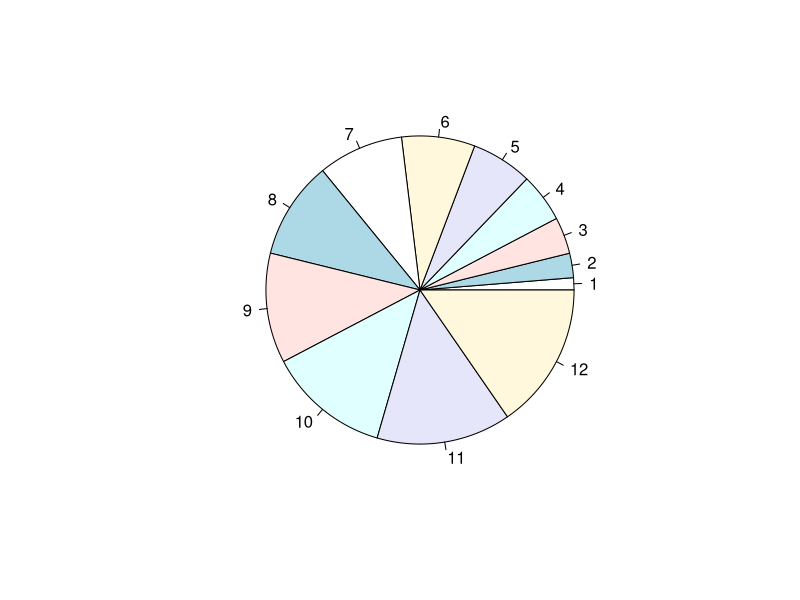
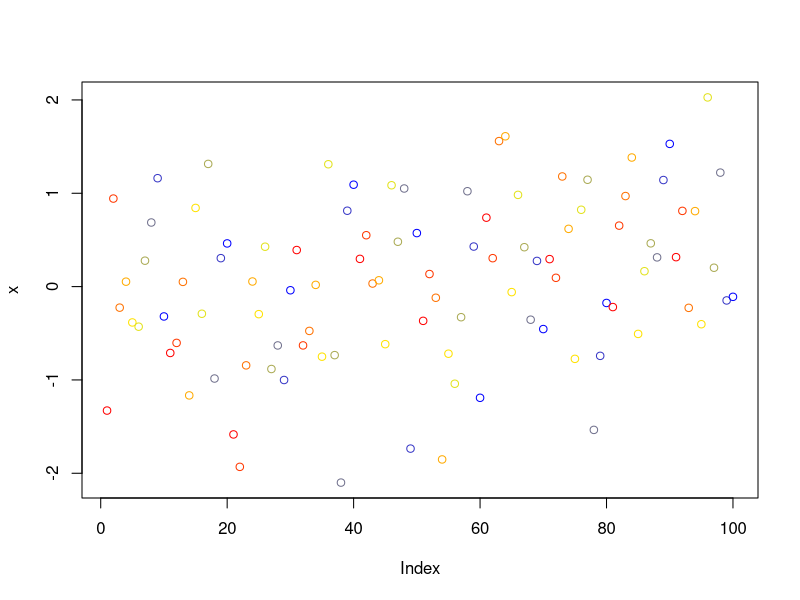
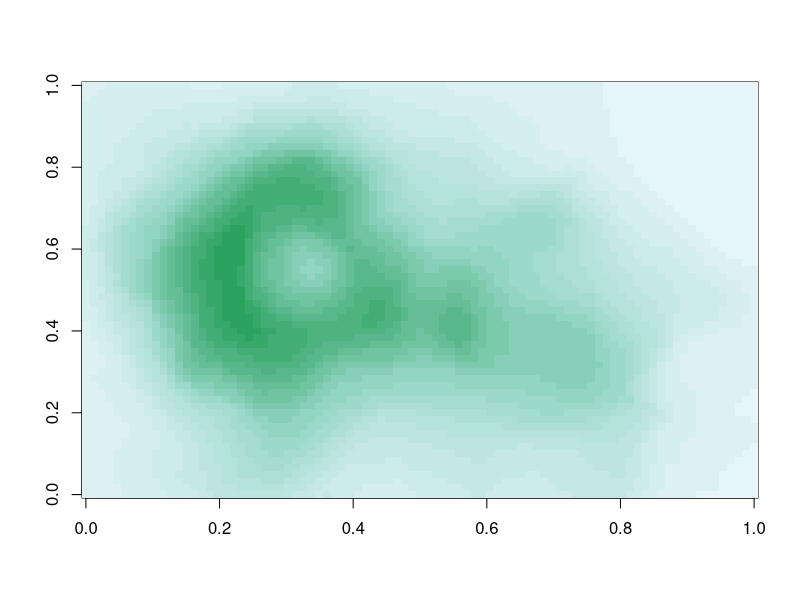
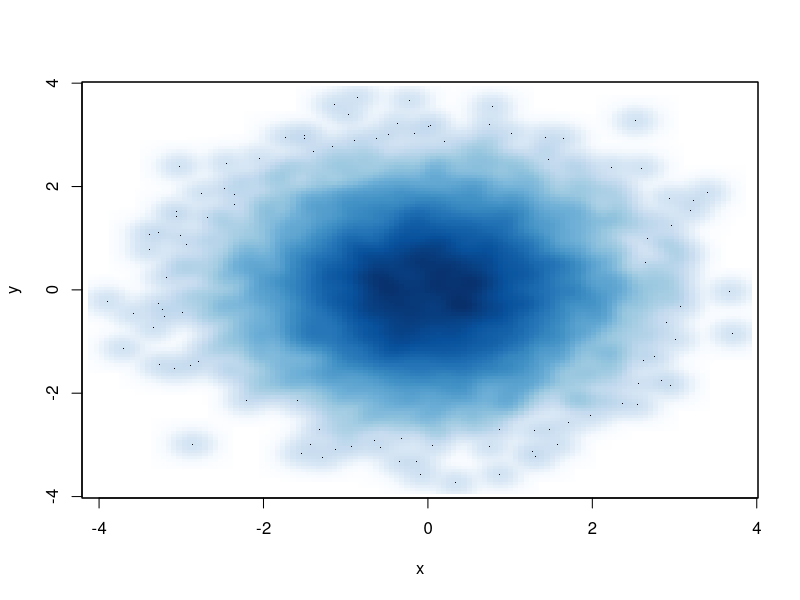
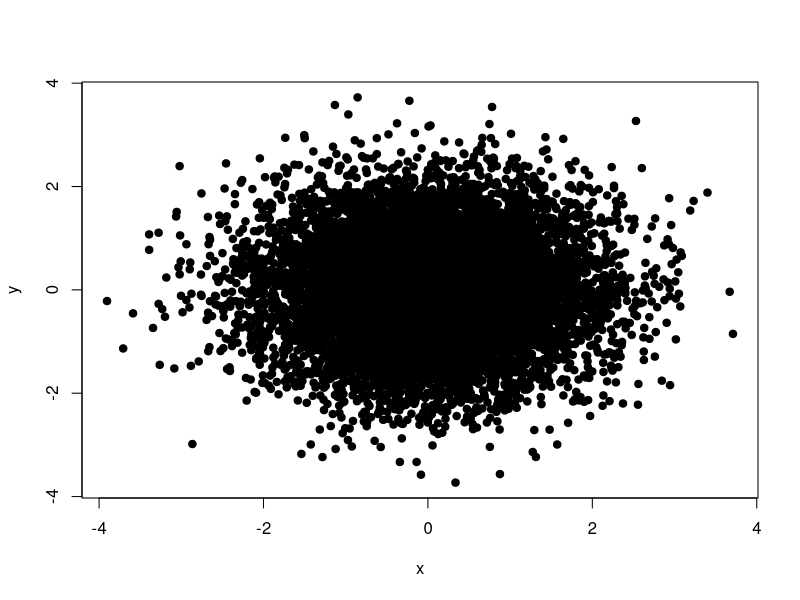
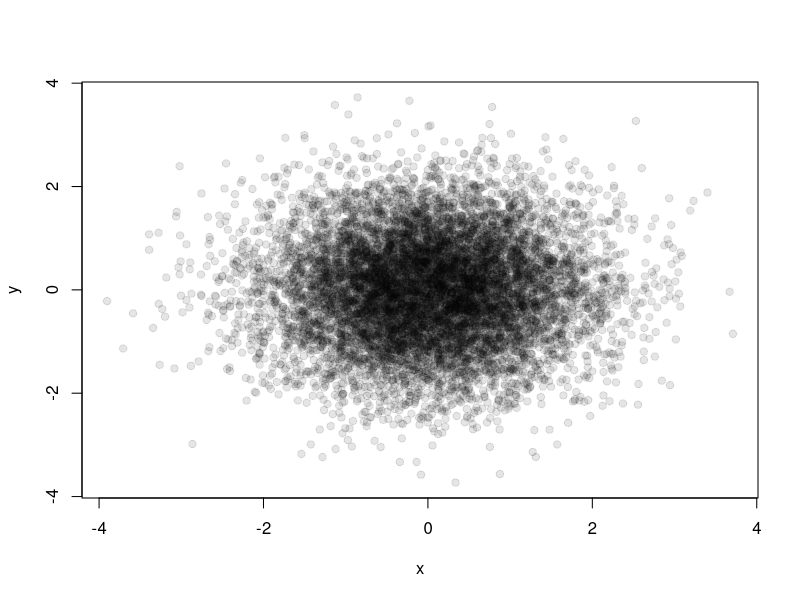

Write the R code that produced these figures, in order.
#colorRamp
pal <- colorRamp(c('Red','blue'))
pal(0)  #[Red][Green][Blue] this the output order u see
pal(1)
pal(0.5)

#ex. 2
pal(seq(0, 1, len = 10))


#colorRampPalette

pal <- colorRampPalette(c('red','yellow'))
pal(2)
pal(10)
pie(rep(1:12))

#a test code
pal <- colorRampPalette(c('red','yellow', 'blue'))
x <- rnorm(100)
plot(x, col=pal(10))

#using RColorBrewer

library(RColorBrewer)
cols <- brewer.pal(3, "BuGn")
cols
pal <- colorRampPalette(cols)
image(volcano, col=pal(20))

#The smoothScatter function
x <- rnorm(10000)
y <- rnorm(10000)
smoothScatter(x, y)


#scatterplot with transparency
plot(x, y, pch=19)
plot(x, y, col = rgb(0,0,0,0.1), pch=19)

